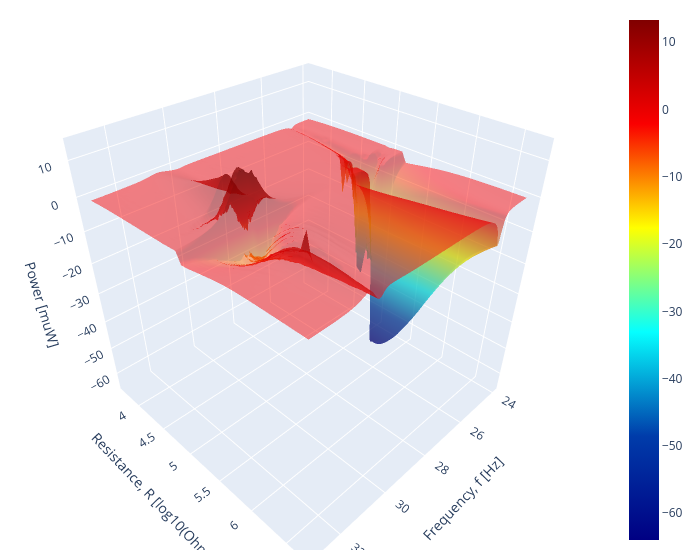

Write notebook code for a chart like this one.
### Code cell
fig = go.Figure(data=[
    go.Surface(x=f_grid, y=jnp.log10(R_grid), z=(power2_th - power2_exp)*1.e6, opacity=0.5, colorscale="jet"),

])

def update(fig):
    fig.update_layout(scene = dict(
                      xaxis=dict(
                          title=dict(
                              text='Frequency, f [Hz]'
                          )
                      ),
                      yaxis=dict(
                          title=dict(
                              text='Resistance, R [log10(Ohm)]'
                          )
                      ),
                      zaxis=dict(
                          title=dict(
                              text='Power [muW]'
                          )
                      ),
                    ),
                    width=700,
                    margin=dict(r=20, b=10, l=10, t=10))
update(fig)
fig.show()

### Figure 1 — Plotly figure (JSON) as saved in the notebook; plotly's stock layout.template omitted (floating-point values rounded to 4 significant figures; data arrays with more than 128 entries replaced by an {"elided": "..."} marker saying what was removed)
{"data": [{"colorscale": [[0, "rgb(0,0,131)"], [0.2, "rgb(0,60,170)"], [0.4, "rgb(5,255,255)"], [0.6, "rgb(255,255,0)"], [0.8, "rgb(250,0,0)"], [1, "rgb(128,0,0)"]], "opacity": 0.5, "type": "surface", "x": {"elided": "50x250 float values"}, "y": {"elided": "50x250 float values"}, "z": {"elided": "50x250 float values"}}], "layout": {"margin": {"b": 10, "l": 10, "r": 20, "t": 10}, "scene": {"xaxis": {"title": {"text": "Frequency, f [Hz]"}}, "yaxis": {"title": {"text": "Resistance, R [log10(Ohm)]"}}, "zaxis": {"title": {"text": "Power [muW]"}}}, "width": 700}}
